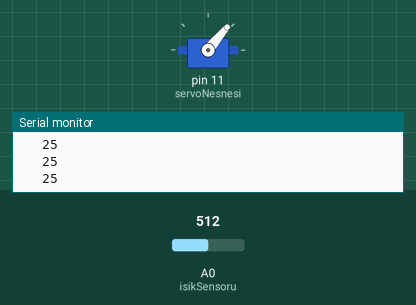
This sketch was run on a simulated Arduino Uno, built with avr-gcc and run on an emulated ATmega328P. Shown: servo, the last lines printed to the serial monitor. The inputs (shaded band) are chosen by the test bench; at power-on: A0 (isikSensoru) = 512.

Above: at 1.2 s.
1.3 s: A0 (isikSensoru) set to 211
2.8 s: A0 (isikSensoru) set to 188
At 4.0 s:
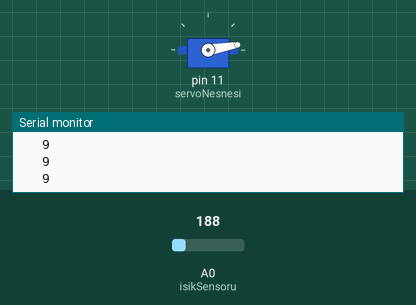
4.3 s: A0 (isikSensoru) set to 306
At 5.2 s:
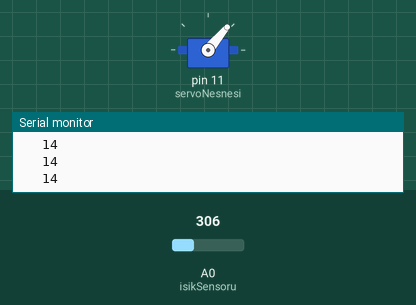
5.8 s: A0 (isikSensoru) set to 122
At 6.3 s:
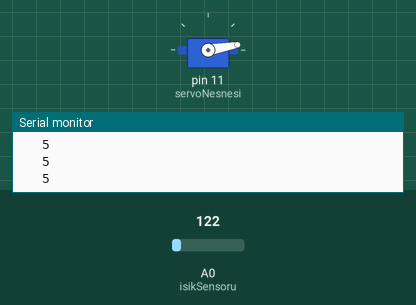
Timing chart, 0 to 8.3 s (numbered marks = the images above; inputs shaded):
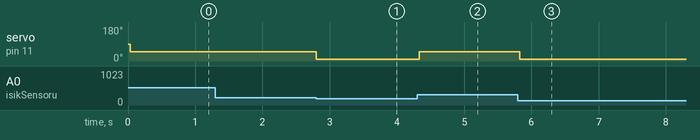

Measured:
- the behaviour switches between 205 and 204 on A0 (isikSensoru) (found by bisection; images 0 and 1)
- after the input at 2.8 s, servo on pin 11 (servoNesnesi): 50° → 10° at once
- after the input at 4.3 s, servo on pin 11 (servoNesnesi): 10° → 50° at once
- after the input at 5.8 s, servo on pin 11 (servoNesnesi): 50° → 10° at once

The sketch:

step_motor.ino
```cpp
int pos = 0;
#include <Servo.h>  /* Servo kutuphanesi projeye dahil edildi */
Servo servoNesnesi;  /* servo motor nesnesi yaratildi */


int isikSensoru = A0;

int sensorDeger = 0;


void setup() {
 servoNesnesi.attach(11);
  Serial.begin(4800);

}

void loop() {

int yenideger = analogRead(isikSensoru);
int GelenDeger = map(yenideger, 0, 1023,0,50);
delay(30);


   Serial.println(GelenDeger);
Serial.print(" ");
Serial.print(" ");
Serial.print(" ");


if(GelenDeger > 10){
cardakAc();
while(GelenDeger>10){
//servo kodu BURAYA
delay(30);
int yenideger = analogRead(isikSensoru);
int GelenDeger = map(yenideger, 0, 1023,0,50);

   Serial.println(GelenDeger);
Serial.print(" ");
Serial.print(" ");
Serial.print(" ");

if(GelenDeger < 10){
cardakKapa();
break;

  }

 }

}
else if(GelenDeger < 10){
cardakKapa();
}

}
void cardakAc(){

 servoNesnesi.write(50);
  delay(10);
}

void cardakKapa(){

servoNesnesi.write(10);   /* Motor mili 20. dereceye donuyor */
  delay(10);
}
```
